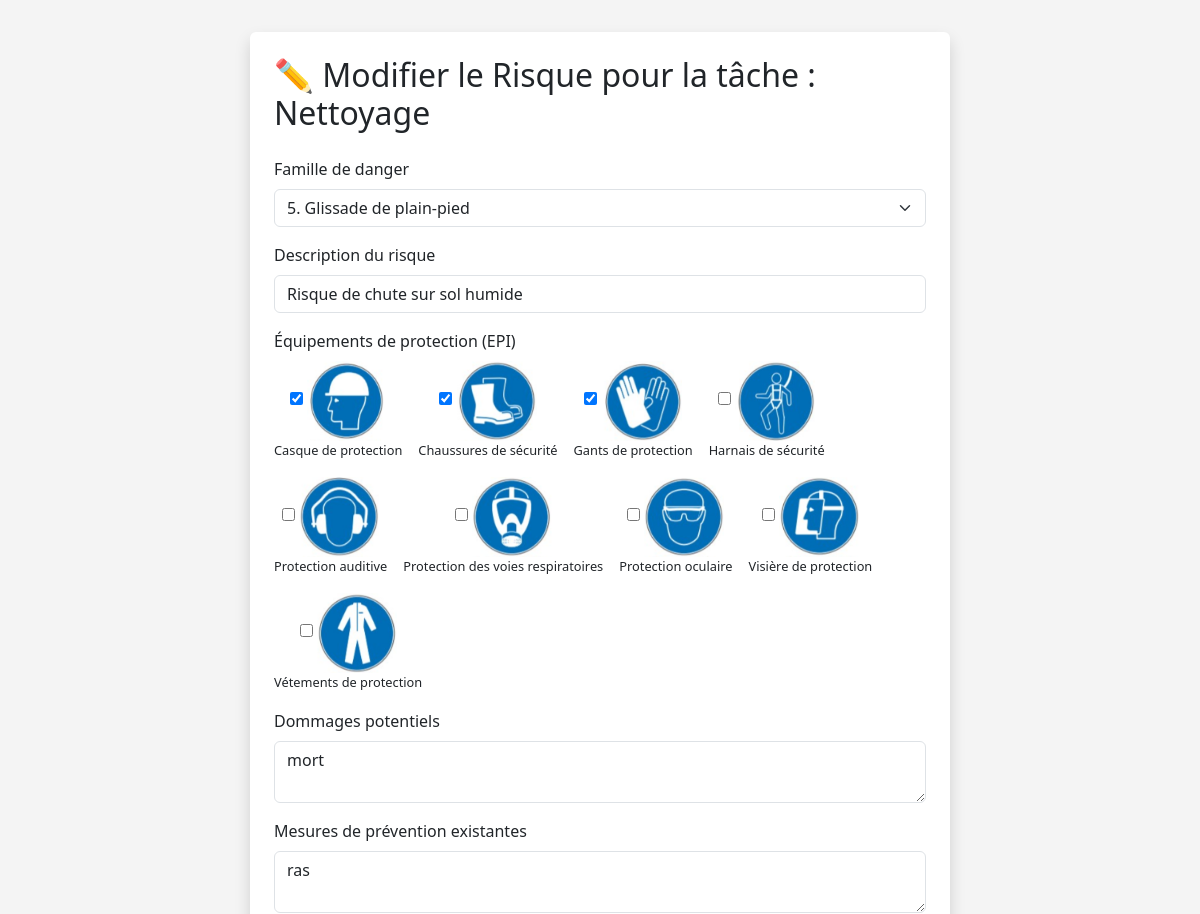
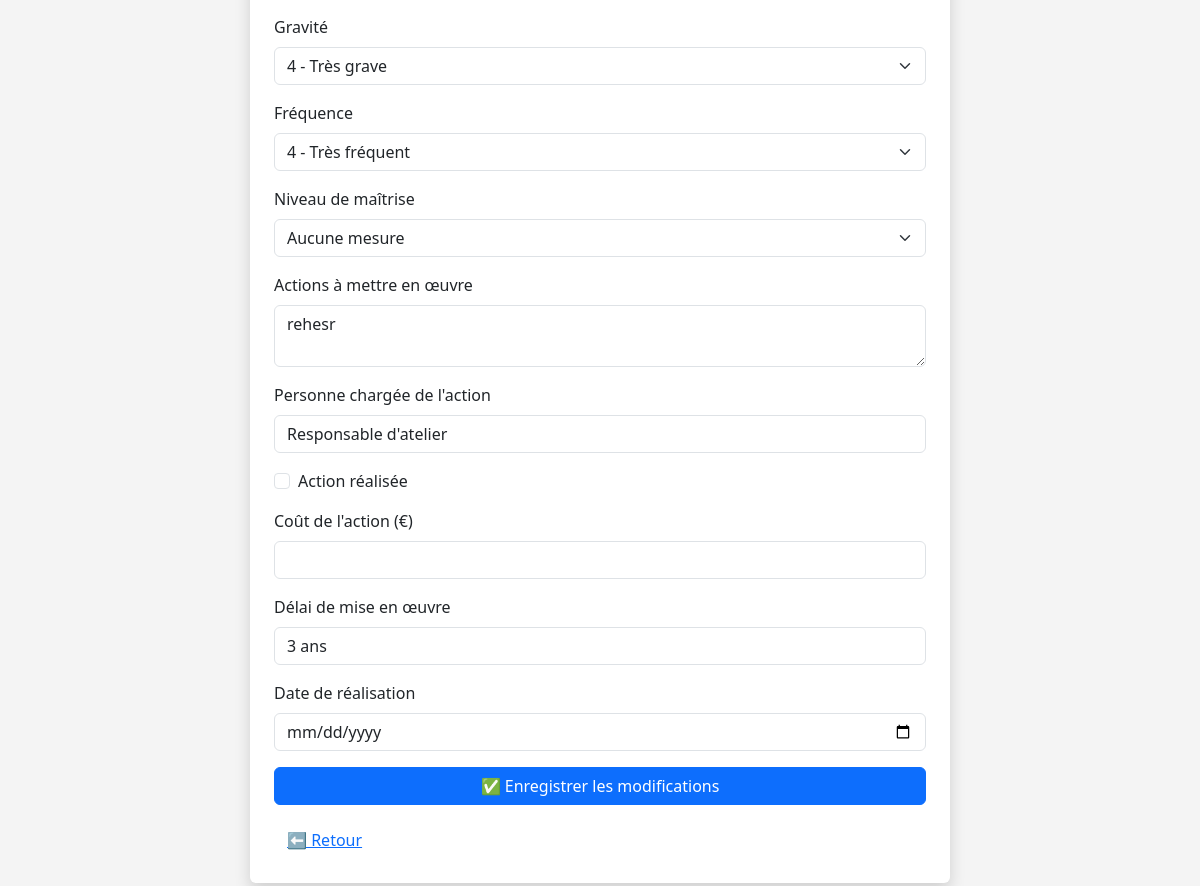
Screenshot of /edit_risque/1 (signed in) with the database file from the repository (2 pictures, top to bottom).
### models.py (models this page shows)
class Tache(db.Model):
    id = db.Column(db.Integer, primary_key=True)
    nom = db.Column(db.String(100), nullable=False)
    poste_id = db.Column(db.Integer, db.ForeignKey('poste.id'), nullable=False)
    user_id = db.Column(db.Integer, db.ForeignKey('user.id'), nullable=False)
    risques = db.relationship('Risque', backref='tache', cascade="all, delete", lazy=True)

class Risque(db.Model):
    id = db.Column(db.Integer, primary_key=True)
    description = db.Column(db.String(255), nullable=False)
    frequence = db.Column(db.Integer, nullable=False)
    gravite = db.Column(db.Integer, nullable=False)
    maitrise = db.Column(db.Float, nullable=False)
    score = db.Column(db.Float, nullable=False)
    tache_id = db.Column(db.Integer, db.ForeignKey('tache.id'), nullable=False)
    user_id = db.Column(db.Integer, db.ForeignKey('user.id'), nullable=False)
    poste_id = db.Column(db.Integer, db.ForeignKey('poste.id'), nullable=False)  # ✅ AJOUT CLÉ ÉTRANGÈRE
    dommages = db.Column(db.Text)
    mesures_prevention = db.Column(db.Text)
    famille_danger = db.Column(db.String(255), nullable=False, default="Non précisé")
    etat_action = db.Column(db.Boolean, default=False)
    cout_action = db.Column(db.Float, nullable=True)
    epis = db.Column(JSON)
    actions_a_mener = db.Column(db.Text)
    responsable_action = db.Column(db.String(120))
    delai_mise_en_oeuvre = db.Column(db.String(100))
    date_realisation = db.Column(db.Date)

### app.py (the view, shortened to what this page needs)
@app.route('/edit_risque/<int:id>', methods=['GET', 'POST'])
@login_required
def edit_risque(id):
    risque = Risque.query.get_or_404(id)
    dossier_epi = os.path.join(app.static_folder, 'img_EPI')
    epis_disponibles = sorted([f for f in os.listdir(dossier_epi) if f.lower().endswith(('.png', '.jpg', '.jpeg'))])
    return render_template('edit_risque.html',
                           risque=risque,
                           epis=epis_disponibles,
                           selected_epis=risque.epis or [])

### app.py (called while the page is built)
@login_manager.user_loader
def load_user(user_id):
    return User.query.get(int(user_id))

### templates/edit_risque.html (shortened to what this page needs)
<!DOCTYPE html>
<html lang="fr">
<head>
    <link href="https://cdn.jsdelivr.net/npm/bootstrap@5.3.0/dist/css/bootstrap.min.css" rel="stylesheet">
</head>
<body style="background:#f4f4f4; padding:2rem;">
    <div class="container bg-white rounded shadow p-4" style="max-width:700px;">
        <h2 class="mb-4">✏️ Modifier le Risque pour la tâche : {{ risque.tache.nom }}</h2>
        <form method="POST">
            <div class="mb-3">
                <label for="famille_danger" class="form-label">Famille de danger</label>
                <select class="form-select" id="famille_danger" name="famille_danger" required>
                    {% for option in options %}
                        <option value="{{ option }}" {% if risque.famille_danger == option %}selected{% endif %}>{{ option }}</option>
                    {% endfor %}
                </select>
            </div>
            <div class="mb-3">
                <label for="description" class="form-label">Description du risque</label>
                <input type="text" class="form-control" id="description" name="description" value="{{ risque.description }}" required>
            </div>
	    <div class="mb-3">
    <label class="form-label">Équipements de protection (EPI)</label><br>
    <div class="d-flex flex-wrap gap-3">
        {% for epi in epis %}
        <div class="text-center">
            <label>
                <input type="checkbox" name="epis" value="{{ epi }}" {% if epi in selected_epis %}checked{% endif %}>
                <img src="{{ url_for('static', filename='img_EPI/' + epi) }}" alt="{{ epi }}" width="80" height="80">
                <div style="font-size: 0.8rem;">{{ epi.rsplit('.', 1)[0] }}</div>
            </label>
        </div>
        {% endfor %}
    </div>
</div>
            <div class="mb-3">
                <label for="dommages_potentiels" class="form-label">Dommages potentiels</label>
                <textarea class="form-control" id="dommages_potentiels" name="dommages_potentiels" rows="2">{{ risque.dommages }}</textarea>
            </div>
            <div class="mb-3">
                <label for="mesures_prevention" class="form-label">Mesures de prévention existantes</label>
                <textarea class="form-control" id="mesures_prevention" name="mesures_prevention" rows="2">{{ risque.mesures_prevention }}</textarea>
            </div>
            <div class="mb-3">
                <label for="gravite" class="form-label">Gravité</label>
                <select class="form-select" id="gravite" name="gravite" required>
                    {% for val, label in [(1, "1 - Faible"), (2, "2 - Moyenne"), (3, "3 - Grave"), (4, "4 - Très grave")] %}
                        <option value="{{ val }}" {% if risque.gravite == val %}selected{% endif %}>{{ label }}</option>
                    {% endfor %}
                </select>
            </div>
            <div class="mb-3">
                <label for="frequence" class="form-label">Fréquence</label>
                <select class="form-select" id="frequence" name="frequence" required>
                    {% for val, label in [(1, "1 - Très rare"), (2, "2 - Rare"), (3, "3 - Fréquent"), (4, "4 - Très fréquent")] %}
                        <option value="{{ val }}" {% if risque.frequence == val %}selected{% endif %}>{{ label }}</option>
                    {% endfor %}
                </select>
            </div>
            <div class="mb-3">
                <label for="maitrise" class="form-label">Niveau de maîtrise</label>
                <select class="form-select" id="maitrise" name="maitrise" required>
                    {% for val, label in [(1, "Aucune mesure"), (0.75, "Information"), (0.5, "EPI"), (0.25, "EPC")] %}
                        <option value="{{ val }}" {% if risque.maitrise == val %}selected{% endif %}>{{ label }}</option>
                    {% endfor %}
                </select>
            </div>
            <div class="mb-3">
                <label for="actions_a_mener" class="form-label">Actions à mettre en œuvre</label>
                <textarea class="form-control" id="actions_a_mener" name="actions_a_mener" rows="2">{{ risque.actions_a_mener }}</textarea>
            </div>
            <div class="mb-3">
                <label for="responsable_action" class="form-label">Personne chargée de l'action</label>
                <input type="text" class="form-control" id="responsable_action" name="responsable_action" value="{{ risque.responsable_action }}">
            </div>
            <div class="mb-3 form-check">
                <input type="checkbox" class="form-check-input" id="etat_action" name="etat_action" {% if risque.etat_action %}checked{% endif %}>
                <label class="form-check-label" for="etat_action">Action réalisée</label>
            </div>
            <div class="mb-3">
                <label for="cout_action" class="form-label">Coût de l'action (€)</label>
                <input type="number" step="0.01" class="form-control" id="cout_action" name="cout_action" value="{{ risque.cout_action or '' }}">
            </div>
            <div class="mb-3">
                <label for="delai" class="form-label">Délai de mise en œuvre</label>
                <input type="text" class="form-control" id="delai" name="delai" value="{{ risque.delai_mise_en_oeuvre }}">
            </div>
            <div class="mb-3">
                <label for="date_realisation" class="form-label">Date de réalisation</label>
                <input type="date" class="form-control" id="date_realisation" name="date_realisation" value="{{ risque.date_realisation }}">
            </div>
            <button type="submit" class="btn btn-primary w-100">✅ Enregistrer les modifications</button>
        </form>
        <a href="{{ url_for('liste_postes') }}" class="btn btn-link mt-3">⬅ Retour</a>
    </div>
</body>
</html>

### rows the page displays
Tache: tache.nom "Nettoyage"
Risque: famille_danger "5. Glissade de plain-pied", description "Risque de chute sur sol humide", dommages_potentiels "mort", mesures_prevention "ras", gravite "4 - Très grave", frequence "4 - Très fréquent", maitrise "Aucune mesure", actions_a_mener "rehesr", responsable_action "Responsable d'atelier", delai "3 ans"

### other values shown
{{ epi.rsplit('.', 1)[0] }} "Casque de protection" "Chaussures de sécurité" "Gants de protection" "Harnais de sécurité" "Protection auditive" "Protection des voies respiratoires" "Protection oculaire" "Visière de protection" "Vétements de protection"
